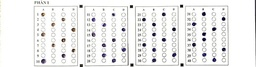
#> input picture input_QA.jpg, 256 x 67 px, shrunk from 923 x 241 before the run
$ python test_circle_detection.py
#> lines starting #> are read from the running program, lines starting #| are printed output that depends on the picture; after the words box and inside, x2 and y2 are one past the last pixel; in counts of white or black regions, pixels touching at a corner belong together
### circle/CirclesFeature.py
import cv2
import numpy as np
from scipy import optimize
from math import fabs
from circle.MathFunc.Point2 import Point2
from circle.MathFunc.Constants import RANSAC_parameter


class ExtractedCircles():
    _centre = Point2(0, 0)
    _radius = 0

    # [12 lines left out: functions __init__, __eq__, not called in this run]

    def __hash__(self):
        return hash((self._centre, self._radius))

    # [10 lines left out: functions __repr__, ExtractCircle, not called in this run]


class CirclesFeature():

    global threshImg, ImgHeight, ImgWidth, ImgChannels

    @staticmethod
    def Detect(img, debug=False):
        # def Detect(Feature_Manager, debug=False):
        global threshImg
        gray_img = cv2.cvtColor(img, cv2.COLOR_BGR2GRAY)
        ret, threshImg = cv2.threshold(
            gray_img, 0, 255, cv2.THRESH_BINARY + cv2.THRESH_OTSU)
        cv2.imwrite('thresh.jpg', threshImg)
        contours = CirclesFeature.preprocess(img)
        DetectedCircles = CirclesFeature.fitting(img, contours)
        DetectedCircles = CirclesFeature.UniqueCircles(DetectedCircles)
        RequiredCircles = CirclesFeature.circleFiltering(DetectedCircles)

        return RequiredCircles

    @staticmethod
    def preprocess(img):
        global ImgHeight, ImgWidth, ImgChannels
        ImgHeight, ImgWidth, ImgChannels = img.shape
        img_gray = cv2.cvtColor(img, cv2.COLOR_BGR2GRAY)
        ret, img_thresh = cv2.threshold(
            img_gray, np.mean(img_gray), 255, cv2.THRESH_BINARY_INV)# | cv2.THRESH_OTSU)
        contours, hierarchy = cv2.findContours(
            img_thresh, cv2.RETR_LIST, cv2.CHAIN_APPROX_NONE)  # RETR_CCOMP
        cv2.imwrite('thresh2.jpg', img_thresh)
        return contours

    @staticmethod
    def fitting(img, contours):
        global ImgHeight, ImgWidth, ImgChannels
        DetectedCircles = []
        for c in contours:
            # if cv2.contourArea(c) < 4000:
                # continue
            if len(c) < 3:
                continue
            Fit_Circle = CurveFitting.CircleFitting(img, c)
            if Fit_Circle is None:
                continue
            if (
                int(Fit_Circle[0][0]) < ImgWidth
                and int(Fit_Circle[0][1]) < ImgHeight
                and 6 < int(Fit_Circle[1]) < 300
            ):
                cir = (int(Fit_Circle[0][0]), int(
                    Fit_Circle[0][1]), int(Fit_Circle[1]))
                DetectedCircles.append(cir)

        return DetectedCircles

    @staticmethod
    def circleFiltering(DetectedCircles):
        ThresholdPixel = 4
        RequiredCircles = []
        UnwantedCircles = []

        for i in range(0, len(DetectedCircles)):
            c1 = DetectedCircles[i]
            c1 = (int(c1[0]), int(c1[1]), int(c1[2]))
            if c1 not in UnwantedCircles:
                if c1 in RequiredCircles:
                    continue
                if len(RequiredCircles) != 0:
                    IsInRequiredCircles = False
                    for j in RequiredCircles:
                        if (
                            fabs(j[0]-c1[0]) < ThresholdPixel
                            and fabs(j[1]-c1[1]) < ThresholdPixel
                            and fabs(j[2]-c1[2]) < ThresholdPixel
                        ):
                            IsInRequiredCircles = True
                            break
                    if IsInRequiredCircles:
                        continue
                    nc = (int(c1[0]), int(c1[1]), int(c1[2]))
                    RequiredCircles.append(nc)
                else:
                    nc = (int(c1[0]), int(c1[1]), int(c1[2]))
                    RequiredCircles.append(nc)

            for c in range(i+1, len(DetectedCircles)):
                c2 = DetectedCircles[c]
                c2 = (int(c2[0]), int(c2[1]), int(c2[2]))

                if c2 in UnwantedCircles:
                    continue
                if (
                    fabs(c1[0]-c2[0]) < ThresholdPixel
                    and fabs(c1[1]-c2[1]) < ThresholdPixel
                    and fabs(c1[2]-c2[2]) < ThresholdPixel
                ):
                    IsInRequiredCircles = False
                    if len(RequiredCircles) > 0:
                        for j in RequiredCircles:
                            if (
                                fabs(j[0]-c2[0]) < ThresholdPixel
                                and fabs(j[1]-c2[1]) < ThresholdPixel
                                and fabs(j[2]-c2[2]) < ThresholdPixel
                            ):
                                IsInRequiredCircles = True
                                break

                        if IsInRequiredCircles:
                            continue
                    nx = int((fabs(c1[0]+c2[0]))/2)
                    ny = int((fabs(c1[1]+c2[1]))/2)
                    nr = int((fabs(c1[2]+c2[2]))/2)
                    nc = (int(nx), int(ny), int(nr))
                    RequiredCircles.append(nc)
                    UnwantedCircles.append(c1)
                    UnwantedCircles.append(c2)
                else:
                    IsInRequiredCircles = False
                    for j in RequiredCircles:
                        if (
                            fabs(j[0]-c1[0]) < ThresholdPixel
                            and fabs(j[1]-c1[1]) < ThresholdPixel
                            and fabs(j[2]-c1[2]) < ThresholdPixel
                        ):
                            IsInRequiredCircles = True
                            break
                    if IsInRequiredCircles:
                        continue
                    nc = (int(c1[0]), int(c1[1]), int(c1[2]))
                    RequiredCircles.append(nc)
        RequiredCirclesExtracted = []
        for i in RequiredCircles:
            EC = ExtractedCircles()
            centre = Point2(i[0], i[1])
            radius = i[2]
            EC.ExtractCircle(EC, centre, radius)
            RequiredCirclesExtracted.append(EC)

        return RequiredCirclesExtracted

    # [8 lines left out: function drawCircle, not called in this run]

    @staticmethod
    def circleScanner(center, radius):
        switch = 3 - (2 * radius)
        points = set()
        x = 0
        y = radius
        while x <= y:
            points.add((x+center[0], -y+center[1]))
            points.add((y+center[0], -x+center[1]))
            points.add((y+center[0], x+center[1]))
            points.add((x+center[0], y+center[1]))
            points.add((-x+center[0], y+center[1]))
            points.add((-y+center[0], x+center[1]))
            points.add((-y+center[0], -x+center[1]))
            points.add((-x+center[0], -y+center[1]))
            if switch < 0:
                switch = switch + (4 * x) + 6
            else:
                switch = switch + (4 * (x - y)) + 10
                y = y - 1
            x = x + 1
        return points

    @staticmethod
    def CheckPixelsInVicinity(x, y, threshImg):
        scanRange = 2
        for i in range(-scanRange, scanRange):
            for j in range(-scanRange, scanRange):
                xj = x + j
                yi = y + i
                if threshImg[yi, xj] == 0:
                    return True
        return False

    @staticmethod
    def UniqueCircles(detectedcircles):
        global threshImg, ImgHeight, ImgWidth, ImgChannels
        DetectedCircles = []

        for i in detectedcircles:
            if not (i[0] <= ImgWidth and i[1] <= ImgHeight):
                continue
            points = CirclesFeature.circleScanner(
                (int(i[0]), int(i[1])), int(i[2])
            )
            total = len(points)
            nonzero = 0
            for p in points:
                if not (2 <= p[0] <= (ImgWidth - 2) and 2 <= p[1] <= (ImgHeight - 2)):
                    continue
                pixelpresent = CirclesFeature.CheckPixelsInVicinity(
                    p[0], p[1], threshImg
                )
                if pixelpresent == True:
                    nonzero += 1
            percent = (100 * nonzero) / total
            if percent < 50:
                continue
            c = (int(i[0]), int(i[1]), int(i[2]))
            DetectedCircles.append(c)
        return DetectedCircles


class CurveFitting():
    @staticmethod
    def CircleFitting(img, contour):
        ImgHeight, ImgWidth, ImgChannels = img.shape
        x = contour[:, 0, 0]
        y = contour[:, 0, 1]
        fit = []
        loc = np.hstack([np.array(x).reshape(-1, 1),
                        np.array(y).reshape(-1, 1)])
        for ii in range(RANSAC_parameter['nIter']):
            randPoints = np.random.permutation(len(x))[:3]
            X = [x[randPoints[0]], x[randPoints[1]], x[randPoints[2]]]
            Y = [y[randPoints[0]], y[randPoints[1]], y[randPoints[2]]]
            (center, radius) = CurveFitting.fit_circle(X, Y)
            if not (
                RANSAC_parameter['lowerRadius'] < radius < RANSAC_parameter['upperRadius']
                and 0 <= center[0] < ImgWidth and 0 <= center[1] < ImgHeight
            ):
                continue
            centerDistance = np.linalg.norm(loc-center, axis=1)
            inCircle = np.where(
                np.abs(centerDistance-radius) < RANSAC_parameter['eps'])[0]
            inPts = len(inCircle)
            if (
                inPts < RANSAC_parameter['ransac_threshold'] *
                    4*np.pi*radius*RANSAC_parameter['eps']
                or inPts < 3
            ):
                continue

            xpt = x[inCircle]
            ypt = y[inCircle]
            (center, radius) = CurveFitting.fit_circle(xpt, ypt)
            fitC = (center, radius, inPts)
            fit.append(fitC)

        if len(fit) != 0:
            sortedFit = sorted(fit, key=lambda x: x[2], reverse=True)
            fitBestCircle = sortedFit[0]
        else:
            return None
        return fitBestCircle

    @staticmethod
    def calc_dist(x, y, xc, yc):
        return np.sqrt((x-xc)**2 + (y-yc)**2)

    @staticmethod
    def fit_circle(xPts, yPts):
        x_m = np.mean(xPts)
        y_m = np.mean(yPts)

        def calc_R(xc, yc):
            return np.sqrt((xPts-xc)**2 + (yPts-yc)**2)

        def f_2(c):
            Ri = calc_R(*c)
            return Ri - Ri.mean()

        center_estimate = x_m, y_m
        center, ier = optimize.leastsq(f_2, center_estimate)
        xc, yc = center
        Ri = calc_R(xc, yc)
        R = Ri.mean()
        return (center, R)

### circle/MathFunc/Point2.py
from math import fabs, sqrt
#from circle.Math.Point3 import Point3
from circle.MathFunc.Vector2 import Vector2
from circle.MathFunc.Vector3 import Vector3
from circle.MathFunc.Constants import Constants

class Point2:

    def __init__(self):
        self.x = 0
        self.y = 0

    def __init__(self, other):
        self.x = other.x
        self.y = other.y

    def __init__(self, x_init, y_init ):
        self.x = x_init
        self.y = y_init

    def __repr__(self):
        return "".join(["Point2(", str(self.x), ",", str(self.y), ")"])

    def __eq__(self, other):
        tol = Constants.PRECISION
        return (fabs(self.x - other.x) < tol and fabs(self.y - other.y) < tol )

    def __lt__(self, other):
        return (self.x < other.x and self.y < other.y )

    def __hash__(self):
      return hash((self.x, self.y))

    def __sub__ (self, other):
        return Vector2(self.x - other.x , self.y - other.y)


    def __add__ (self, other):
        return Point2(self.x + other.x , self.y + other.y)

    def __add__ (self, other):
        return Point2(self.x + other.i , self.y + other.j)

    def __mul__ (self, scalar):
        return Point2((self.x * scalar),(self.y * scalar))


    # [63 lines left out: functions DistanceTo, Centroid, CalculateNormal, AreCollinear, ProjectToLine, ProjectToLineDirection, not called in this run]


### test_circle_detection.py
from circle.CirclesFeature import CirclesFeature
import cv2
import numpy as np

image = cv2.imread('input_QA.jpg')
#> image is the input picture: shape (67, 256, 3); mean B, G, R 236.7, 237.3, 237.5
# Phase 1: Detect circles
circles = CirclesFeature.Detect(image)
#> in Detect, `ret, threshImg = cv2.threshold( gray_img, 0, 255, cv2.THRESH_BINARY + ..`:
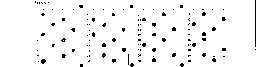
#> threshImg: shape (67, 256); 95.7% white; black in thin lines or dots, all inside (x1, y1, x2, y2) = (35, 0, 256, 67)
#> in Detect, `ret, threshImg = cv2.threshold( gray_img, 0, 255, cv2.THRESH_BINARY + ..`: ret = 168
#> in preprocess, `ret, img_thresh = cv2.threshold( img_gray, np.mean(img_gray), 255, cv2..`:
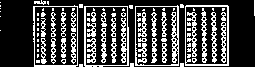
#> img_thresh: shape (67, 256); 26.5% white in thin lines or dots
#> in preprocess, `ret, img_thresh = cv2.threshold( img_gray, np.mean(img_gray), 255, cv2..`: ret = 237
#> in preprocess, `contours, hierarchy = cv2.findContours( img_thresh, cv2.RETR_LIST, cv2..`: contours = 215 contours, 180 with area under 20; largest, box (x1, y1, x2, y2) and area: (33, 5, 78, 67) 2608, (84, 6, 129, 67) 2590, (185, 5, 229, 66) 2579, (135, 5, 179, 66) 2538, (34, 6, 78, 66) 2535
#> the loop in fitting, `for c in contours:` made 215 passes
#> (ImgHeight in CircleFitting, ImgWidth in CircleFitting, ImgChannels in CircleFitting, x in CircleFitting, y in CircleFitting) on pass 1: (67, 256, 3, [79, 79, 79, 80, 81, 82, 82, 82, 81, 80], [64, 65, 66, 66, 66, 66, 65, 64, 64, 64])
#> the loop in UniqueCircles, `for i in detectedcircles:` made 25 passes
#> i on passes 1 to 12: (151, 50, 13), (175, 48, 22), (131, 45, 18), (100, 49, 13), (75, 47, 14), (72, 51, 20), (23, 51, 20), (81, 52, 10), (83, 40, 21), (241, 30, 18), (91, 25, 22), (5, 25, 38)

# Phase 2: Circle box classification
for c in circles:
    r = c._radius
    x, y = c._centre.x, c._centre.y
    padding = 2
    box = image[y-r-padding: y+r+padding, x-r-padding:x+r+padding]

    if len(box.shape) == 3:
        box = cv2.cvtColor(box, cv2.COLOR_BGR2GRAY)

    # Rule
    mean_box = np.mean(box)
    if mean_box < 200:
        color = (0, 0, 255)
    else:
        color = (0, 255, 0)


    image = cv2.circle(image, (x, y), r, color, 2)
#> this loop made 0 passes
cv2.imwrite('output.jpg', image)

# Phase 3: ...
